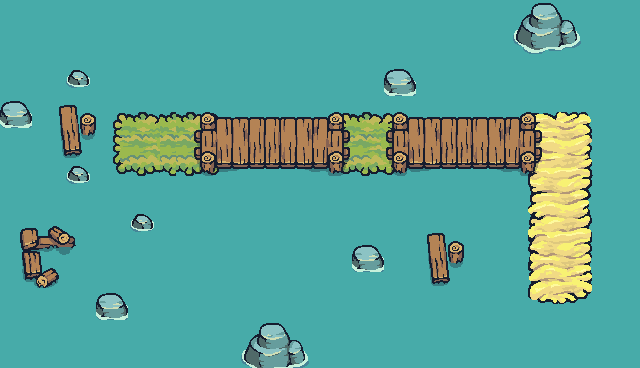

Rendered tile map (Tiled .tmx) drawn with the repository's tilesets; below, a short description and the full map source, tile grids included:
An orthogonal 40x23 tile map with 16x16 px tiles, 3 tile layers (Tile Layer 1, Tile Layer 2, Tile Layer 3), 6 tilesets and 1 object (Player).

<map version="1.10" tiledversion="1.11.0" orientation="orthogonal" renderorder="right-down" width="40" height="23" tilewidth="16" tileheight="16" infinite="0" nextlayerid="5" nextobjectid="9">
 <tileset firstgid="1" source="Water.tsx" />
 <tileset firstgid="10" source="Rocks_01.tsx" />
 <tileset firstgid="522" source="Rocks_02.tsx" />
 <tileset firstgid="1034" source="Rocks_03.tsx" />
 <tileset firstgid="1546" source="Bridge_All.tsx" />
 <tileset firstgid="1738" source="Tilemap_Flat.tsx" />
 <layer id="1" name="Tile Layer 1" width="40" height="23" locked="1">
  <data encoding="csv">
7,7,7,7,7,7,7,7,7,7,7,7,7,7,7,7,7,7,7,7,7,7,7,7,7,7,7,7,7,7,7,7,7,7,7,7,7,7,7,7,
7,7,7,7,7,7,7,7,7,7,7,7,7,7,7,7,7,7,7,7,7,7,7,7,7,7,7,7,7,7,7,7,7,7,7,7,7,7,7,7,
7,7,7,7,7,7,7,7,7,7,7,7,7,7,7,7,7,7,7,7,7,7,7,7,7,7,7,7,7,7,7,7,7,7,7,7,7,7,7,7,
7,7,7,7,7,7,7,7,7,7,7,7,7,7,7,7,7,7,7,7,7,7,7,7,7,7,7,7,7,7,7,7,7,7,7,7,7,7,7,7,
7,7,7,7,7,7,7,7,7,7,7,7,7,7,7,7,7,7,7,7,7,7,7,7,7,7,7,7,7,7,7,7,7,7,7,7,7,7,7,7,
7,7,7,7,7,7,7,7,7,7,7,7,7,7,7,7,7,7,7,7,7,7,7,7,7,7,7,7,7,7,7,7,7,7,7,7,7,7,7,7,
7,7,7,7,7,7,7,7,7,7,7,7,7,7,7,7,7,7,7,7,7,7,7,7,7,7,7,7,7,7,7,7,7,7,7,7,7,7,7,7,
7,7,7,7,7,7,7,7,7,7,7,7,7,7,7,7,7,7,7,7,7,7,7,7,7,7,7,7,7,7,7,7,7,7,7,7,7,7,7,7,
7,7,7,7,7,7,7,7,7,7,7,7,7,7,7,7,7,7,7,7,7,7,7,7,7,7,7,7,7,7,7,7,7,7,7,7,7,7,7,7,
7,7,7,7,7,7,7,7,7,7,7,7,7,7,7,7,7,7,7,7,7,7,7,7,7,7,7,7,7,7,7,7,7,7,7,7,7,7,7,7,
7,7,7,7,7,7,7,7,7,7,7,7,7,7,7,7,7,7,7,7,7,7,7,7,7,7,7,7,7,7,7,7,7,7,7,7,7,7,7,7,
7,7,7,7,7,7,7,7,7,7,7,7,7,7,7,7,7,7,7,7,7,7,7,7,7,7,7,7,7,7,7,7,7,7,7,7,7,7,7,7,
7,7,7,7,7,7,7,7,7,7,7,7,7,7,7,7,7,7,7,7,7,7,7,7,7,7,7,7,7,7,7,7,7,7,7,7,7,7,7,7,
7,7,7,7,7,7,7,7,7,7,7,7,7,7,7,7,7,7,7,7,7,7,7,7,7,7,7,7,7,7,7,7,7,7,7,7,7,7,7,7,
7,7,7,7,7,7,7,7,7,7,7,7,7,7,7,7,7,7,7,7,7,7,7,7,7,7,7,7,7,7,7,7,7,7,7,7,7,7,7,7,
7,7,7,7,7,7,7,7,7,7,7,7,7,7,7,7,7,7,7,7,7,7,7,7,7,7,7,7,7,7,7,7,7,7,7,7,7,7,7,7,
7,7,7,7,7,7,7,7,7,7,7,7,7,7,7,7,7,7,7,7,7,7,7,7,7,7,7,7,7,7,7,7,7,7,7,7,7,7,7,7,
7,7,7,7,7,7,7,7,7,7,7,7,7,7,7,7,7,7,7,7,7,7,7,7,7,7,7,7,7,7,7,7,7,7,7,7,7,7,7,7,
7,7,7,7,7,7,7,7,7,7,7,7,7,7,7,7,7,7,7,7,7,7,7,7,7,7,7,7,7,7,7,7,7,7,7,7,7,7,7,7,
7,7,7,7,7,7,7,7,7,7,7,7,7,7,7,7,7,7,7,7,7,7,7,7,7,7,7,7,7,7,7,7,7,7,7,7,7,7,7,7,
7,7,7,7,7,7,7,7,7,7,7,7,7,7,7,7,7,7,7,7,7,7,7,7,7,7,7,7,7,7,7,7,7,7,7,7,7,7,7,7,
7,7,7,7,7,7,7,7,7,7,7,7,7,7,7,7,7,7,7,7,7,7,7,7,7,7,7,7,7,7,7,7,7,7,7,7,7,7,7,7,
7,7,7,7,7,7,7,7,7,7,7,7,7,7,7,7,7,7,7,7,7,7,7,7,7,7,7,7,7,7,7,7,7,7,7,7,7,7,7,7
</data>
 </layer>
 <layer id="2" name="Tile Layer 2" width="40" height="23">
  <data encoding="csv">
0,0,0,0,0,0,0,0,0,0,0,0,0,0,0,0,0,0,0,0,0,0,0,0,0,0,0,0,0,0,0,0,1172,1173,1174,1175,1176,0,0,0,
0,0,0,0,0,0,0,0,0,0,0,0,0,0,0,0,0,0,0,0,0,0,0,0,0,0,0,0,0,0,0,0,1236,1237,1238,1239,1240,0,0,0,
0,0,0,0,0,0,0,0,0,0,0,0,0,0,0,0,0,0,0,0,0,0,0,0,0,0,0,0,0,0,0,0,1300,1301,1302,1303,1304,0,0,0,
0,0,0,0,0,0,0,0,0,0,0,0,0,0,0,0,0,0,0,0,0,0,0,0,0,0,0,0,0,0,0,0,1364,1365,1366,1367,1368,0,0,0,
0,0,0,0,205,206,0,0,0,0,0,0,0,0,0,0,0,0,0,0,0,0,0,0,717,718,0,0,0,0,0,0,0,0,0,0,0,0,0,0,
0,0,0,0,269,270,0,0,0,0,0,0,0,0,0,0,0,0,0,0,0,0,0,0,781,782,0,0,0,0,0,0,0,0,0,0,0,0,0,0,
717,718,0,1599,1600,1601,0,0,0,0,0,0,0,0,0,0,0,0,0,0,0,0,0,0,0,0,0,0,0,0,0,0,0,0,0,0,0,0,0,0,
781,782,0,1611,1612,1613,0,2230,2231,2232,2231,2231,2232,2233,0,0,0,0,0,0,0,2230,2231,2232,2233,0,0,0,0,0,0,0,0,1770,1771,1772,1773,0,0,0,
0,0,0,1623,1624,1625,0,2270,2271,2272,2271,2271,2272,2273,0,0,0,0,0,0,0,2270,2271,2272,2273,0,0,0,0,0,0,0,0,1810,1811,1812,1813,0,0,0,
0,0,0,1635,1636,1637,0,2310,2311,2312,2311,2311,2312,2313,0,0,0,0,0,0,0,2310,2311,2312,2313,0,0,0,0,0,0,0,0,1850,1851,1852,1853,0,0,0,
0,0,0,0,205,206,0,2350,2351,2352,2351,2351,2352,2353,0,0,0,0,0,0,0,2350,2351,2352,2353,0,0,0,0,0,0,0,0,1890,1891,1892,1893,1175,1176,0,
0,0,0,0,269,270,0,0,0,0,0,0,0,0,0,0,0,0,0,0,0,0,0,0,0,0,0,0,0,0,0,0,0,1930,1931,1932,1933,0,0,0,
0,0,0,0,0,0,0,0,0,0,0,0,0,0,0,0,0,0,0,0,0,0,0,0,0,0,0,0,0,0,0,0,0,1970,1971,1972,1973,0,0,0,
0,0,0,0,0,0,0,0,205,206,0,0,0,0,0,0,0,0,0,0,0,0,0,0,0,0,0,0,0,0,0,0,0,2010,2011,2012,2013,0,1368,0,
0,1646,1647,1648,1649,0,0,0,269,270,0,0,0,0,0,0,0,0,0,0,0,0,0,0,0,0,1599,1600,1601,0,0,0,0,2050,2051,2052,2053,0,0,0,
0,1658,1659,1660,1661,0,0,0,0,0,0,0,0,0,0,0,0,0,0,0,0,0,717,718,0,0,1611,1612,1613,0,0,0,0,2090,2091,2092,2093,0,0,0,
0,1670,1671,1672,1673,0,0,0,0,0,0,0,0,0,0,0,0,0,0,0,0,0,781,782,0,0,1623,1624,1625,0,0,0,0,2130,2131,2132,2133,0,0,0,
0,1682,1683,1684,1685,0,0,0,0,0,0,0,0,0,0,0,0,0,0,0,0,0,0,0,0,0,1635,1636,1637,0,0,0,0,2170,2171,2172,2173,0,0,0,
0,1694,1695,1696,1697,0,717,718,0,0,0,0,0,0,0,0,0,0,0,0,0,0,0,0,0,0,0,0,0,0,0,0,0,2210,2211,2212,2213,0,0,0,
0,0,0,0,0,0,781,782,0,0,0,0,0,0,0,0,0,0,0,0,0,0,0,0,0,0,0,0,0,0,0,0,0,0,0,0,0,0,0,0,
0,0,0,0,0,0,0,0,0,0,0,0,0,0,0,1172,1173,1174,1175,1176,0,0,0,0,0,0,0,0,0,0,0,0,0,0,0,0,0,0,0,0,
0,0,0,0,0,0,0,0,0,0,0,0,0,0,0,1236,1237,1238,1239,1240,0,0,0,0,0,0,0,0,0,0,0,0,0,0,0,0,0,0,0,0,
0,0,0,0,0,0,0,0,0,0,0,0,0,0,0,1300,1301,1302,1303,1304,0,0,0,0,0,0,0,0,0,0,0,0,0,0,0,0,0,0,0,0
</data>
 </layer>
 <layer id="3" name="Tile Layer 3" width="40" height="23">
  <data encoding="csv">
0,0,0,0,0,0,0,0,0,0,0,0,0,0,0,0,0,0,0,0,0,0,0,0,0,0,0,0,0,0,0,0,0,0,0,0,0,0,0,0,
0,0,0,0,0,0,0,0,0,0,0,0,0,0,0,0,0,0,0,0,0,0,0,0,0,0,0,0,0,0,0,0,0,0,0,0,0,0,0,0,
0,0,0,0,0,0,0,0,0,0,0,0,0,0,0,0,0,0,0,0,0,0,0,0,0,0,0,0,0,0,0,0,0,0,0,0,0,0,0,0,
0,0,0,0,0,0,0,0,0,0,0,0,0,0,0,0,0,0,0,0,0,0,0,0,0,0,0,0,0,0,0,0,0,0,0,0,0,0,0,0,
0,0,0,0,0,0,0,0,0,0,0,0,0,0,0,0,0,0,0,0,0,0,0,0,0,0,0,0,0,0,0,0,0,0,0,0,0,0,0,0,
0,0,0,0,0,0,0,0,0,0,0,0,0,0,0,0,0,0,0,0,0,0,0,0,0,0,0,0,0,0,0,0,0,0,0,0,0,0,0,0,
0,0,0,0,0,0,0,0,0,0,0,0,0,0,0,0,0,0,0,0,0,0,0,0,0,0,0,0,0,0,0,0,0,0,0,0,0,0,0,0,
0,0,0,0,0,0,0,0,0,0,0,0,1547,1548,1549,1550,1551,1552,1553,1554,1555,1556,0,0,1547,1548,1549,1550,1551,1552,1553,1554,1555,1556,0,0,0,0,0,0,
0,0,0,0,0,0,0,0,0,0,0,0,1559,1560,1561,1562,1563,1564,1565,1566,1567,1568,0,0,1559,1560,1561,1562,1563,1564,1565,1566,1567,1568,0,0,0,0,0,0,
0,0,0,0,0,0,0,0,0,0,0,0,1571,1572,1573,1574,1575,1576,1577,1578,1579,1580,0,0,1571,1572,1573,1574,1575,1576,1577,1578,1579,1580,0,0,0,0,0,0,
0,0,0,0,0,0,0,0,0,0,0,0,1583,1584,1585,1586,1587,1588,1589,1590,1591,1592,0,0,1583,1584,1585,1586,1587,1588,1589,1590,1591,1592,0,0,0,0,0,0,
0,0,0,0,0,0,0,0,0,0,0,0,0,0,0,0,0,0,0,0,0,0,0,0,0,0,0,0,0,0,0,0,0,0,0,0,0,0,0,0,
0,0,0,0,0,0,0,0,0,0,0,0,0,0,0,0,0,0,0,0,0,0,0,0,0,0,0,0,0,0,0,0,0,0,0,0,0,0,0,0,
0,0,0,0,0,0,0,0,0,0,0,0,0,0,0,0,0,0,0,0,0,0,0,0,0,0,0,0,0,0,0,0,0,0,0,0,0,0,0,0,
0,0,0,0,0,0,0,0,0,0,0,0,0,0,0,0,0,0,0,0,0,0,0,0,0,0,0,0,0,0,0,0,0,0,0,0,0,0,0,0,
0,0,0,0,0,0,0,0,0,0,0,0,0,0,0,0,0,0,0,0,0,0,0,0,0,0,0,0,0,0,0,0,0,0,0,0,0,0,0,0,
0,0,0,0,0,0,0,0,0,0,0,0,0,0,0,0,0,0,0,0,0,0,0,0,0,0,0,0,0,0,0,0,0,0,0,0,0,0,0,0,
0,0,0,0,0,0,0,0,0,0,0,0,0,0,0,0,0,0,0,0,0,0,0,0,0,0,0,0,0,0,0,0,0,0,0,0,0,0,0,0,
0,0,0,0,0,0,0,0,0,0,0,0,0,0,0,0,0,0,0,0,0,0,0,0,0,0,0,0,0,0,0,0,0,0,0,0,0,0,0,0,
0,0,0,0,0,0,0,0,0,0,0,0,0,0,0,0,0,0,0,0,0,0,0,0,0,0,0,0,0,0,0,0,0,0,0,0,0,0,0,0,
0,0,0,0,0,0,0,0,0,0,0,0,0,0,0,0,0,0,0,0,0,0,0,0,0,0,0,0,0,0,0,0,0,0,0,0,0,0,0,0,
0,0,0,0,0,0,0,0,0,0,0,0,0,0,0,0,0,0,0,0,0,0,0,0,0,0,0,0,0,0,0,0,0,0,0,0,0,0,0,0,
0,0,0,0,0,0,0,0,0,0,0,0,0,0,0,0,0,0,0,0,0,0,0,0,0,0,0,0,0,0,0,0,0,0,0,0,0,0,0,0
</data>
 </layer>
 <objectgroup id="4" name="SpawnPoint">
  <object id="8" name="Player" type="Player" x="128" y="96" width="34" height="36" />
 </objectgroup>
</map>
